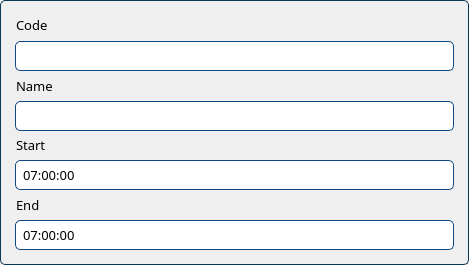
<?xml version="1.0" encoding="UTF-8"?>
<ui version="4.0">
 <class>w_class_item</class>
 <widget class="QWidget" name="w_class_item">
  <property name="geometry">
   <rect>
    <x>0</x>
    <y>0</y>
    <width>469</width>
    <height>265</height>
   </rect>
  </property>
  <property name="minimumSize">
   <size>
    <width>0</width>
    <height>265</height>
   </size>
  </property>
  <property name="maximumSize">
   <size>
    <width>16777215</width>
    <height>265</height>
   </size>
  </property>
  <property name="styleSheet">
   <string notr="true">QWidget#w_class_item {
  padding: 1px 5px;
  border: 1px solid #083654;
  border-radius: 5px;
}

QTimeEdit,
QLineEdit {
  	padding: 1px 5px;
  	border: 1px solid #0e4884;
  	border-radius: 5px;
}

QPushButton {
  padding: 5px;
  border: 1px solid #0e4884;
  background-color: #0e4884;
}

QLineEdit:focus,
QLineEdit:hover,
QPushButton:focus,
QPushButton:hover {
  border: 1px solid #256eff;
  outline: none;
}

QPushButton:pressed {
  background-color: #072f49;
}
</string>
  </property>
  <layout class="QVBoxLayout" name="verticalLayout_2">
   <property name="spacing">
    <number>0</number>
   </property>
   <property name="leftMargin">
    <number>0</number>
   </property>
   <property name="topMargin">
    <number>0</number>
   </property>
   <property name="rightMargin">
    <number>0</number>
   </property>
   <property name="bottomMargin">
    <number>0</number>
   </property>
   <item>
    <widget class="QWidget" name="widget" native="true">
     <layout class="QVBoxLayout" name="verticalLayout">
      <property name="leftMargin">
       <number>15</number>
      </property>
      <property name="topMargin">
       <number>15</number>
      </property>
      <property name="rightMargin">
       <number>15</number>
      </property>
      <property name="bottomMargin">
       <number>15</number>
      </property>
      <item>
       <layout class="QHBoxLayout" name="horizontalLayout_39">
        <property name="spacing">
         <number>0</number>
        </property>
        <property name="sizeConstraint">
         <enum>QLayout::SetMinimumSize</enum>
        </property>
        <item>
         <widget class="QLabel" name="label_45">
          <property name="sizePolicy">
           <sizepolicy hsizetype="Preferred" vsizetype="Expanding">
            <horstretch>0</horstretch>
            <verstretch>0</verstretch>
           </sizepolicy>
          </property>
          <property name="font">
           <font>
            <family>Barlow</family>
            <pointsize>10</pointsize>
           </font>
          </property>
          <property name="text">
           <string>Code</string>
          </property>
          <property name="indent">
           <number>1</number>
          </property>
         </widget>
        </item>
        <item>
         <spacer name="horizontalSpacer_31">
          <property name="orientation">
           <enum>Qt::Horizontal</enum>
          </property>
          <property name="sizeHint" stdset="0">
           <size>
            <width>40</width>
            <height>20</height>
           </size>
          </property>
         </spacer>
        </item>
        <item>
         <widget class="QPushButton" name="btn_class_item_close">
          <property name="sizePolicy">
           <sizepolicy hsizetype="Fixed" vsizetype="Fixed">
            <horstretch>0</horstretch>
            <verstretch>0</verstretch>
           </sizepolicy>
          </property>
          <property name="minimumSize">
           <size>
            <width>20</width>
            <height>20</height>
           </size>
          </property>
          <property name="maximumSize">
           <size>
            <width>20</width>
            <height>20</height>
           </size>
          </property>
          <property name="cursor">
           <cursorShape>PointingHandCursor</cursorShape>
          </property>
          <property name="styleSheet">
           <string notr="true">QPushButton{
	border: none;
	border-radius: none;
	background: none;
	background-repeat: none;
	background-image: url(:/icons/close.png);
	background-position: center center;
}

QPushButton:hover{
	background: none;
	background-repeat: none;
	background-image: url(:/icons/close_2.png);
	background-position: center center;
}</string>
          </property>
         </widget>
        </item>
       </layout>
      </item>
      <item>
       <widget class="QLineEdit" name="txt_class_item_code">
        <property name="minimumSize">
         <size>
          <width>0</width>
          <height>30</height>
         </size>
        </property>
        <property name="font">
         <font>
          <family>Barlow</family>
          <pointsize>10</pointsize>
         </font>
        </property>
       </widget>
      </item>
      <item>
       <widget class="QLabel" name="label_41">
        <property name="sizePolicy">
         <sizepolicy hsizetype="Preferred" vsizetype="Fixed">
          <horstretch>0</horstretch>
          <verstretch>0</verstretch>
         </sizepolicy>
        </property>
        <property name="font">
         <font>
          <family>Barlow</family>
          <pointsize>10</pointsize>
         </font>
        </property>
        <property name="text">
         <string>Name</string>
        </property>
        <property name="indent">
         <number>1</number>
        </property>
       </widget>
      </item>
      <item>
       <widget class="QLineEdit" name="txt_class_item_name">
        <property name="minimumSize">
         <size>
          <width>0</width>
          <height>30</height>
         </size>
        </property>
        <property name="font">
         <font>
          <family>Barlow</family>
          <pointsize>10</pointsize>
         </font>
        </property>
       </widget>
      </item>
      <item>
       <widget class="QLabel" name="label_23">
        <property name="sizePolicy">
         <sizepolicy hsizetype="Preferred" vsizetype="Fixed">
          <horstretch>0</horstretch>
          <verstretch>0</verstretch>
         </sizepolicy>
        </property>
        <property name="font">
         <font>
          <family>Barlow</family>
          <pointsize>10</pointsize>
         </font>
        </property>
        <property name="text">
         <string>Start</string>
        </property>
        <property name="indent">
         <number>1</number>
        </property>
       </widget>
      </item>
      <item>
       <widget class="QTimeEdit" name="te_class_start">
        <property name="minimumSize">
         <size>
          <width>0</width>
          <height>30</height>
         </size>
        </property>
        <property name="font">
         <font>
          <family>Barlow</family>
          <pointsize>10</pointsize>
         </font>
        </property>
        <property name="buttonSymbols">
         <enum>QAbstractSpinBox::NoButtons</enum>
        </property>
        <property name="time">
         <time>
          <hour>7</hour>
          <minute>0</minute>
          <second>0</second>
         </time>
        </property>
       </widget>
      </item>
      <item>
       <widget class="QLabel" name="label_24">
        <property name="sizePolicy">
         <sizepolicy hsizetype="Preferred" vsizetype="Fixed">
          <horstretch>0</horstretch>
          <verstretch>0</verstretch>
         </sizepolicy>
        </property>
        <property name="font">
         <font>
          <family>Barlow</family>
          <pointsize>10</pointsize>
         </font>
        </property>
        <property name="text">
         <string>End</string>
        </property>
        <property name="indent">
         <number>1</number>
        </property>
       </widget>
      </item>
      <item>
       <widget class="QTimeEdit" name="te_class_end">
        <property name="minimumSize">
         <size>
          <width>0</width>
          <height>30</height>
         </size>
        </property>
        <property name="font">
         <font>
          <family>Barlow</family>
          <pointsize>10</pointsize>
         </font>
        </property>
        <property name="buttonSymbols">
         <enum>QAbstractSpinBox::NoButtons</enum>
        </property>
        <property name="time">
         <time>
          <hour>7</hour>
          <minute>0</minute>
          <second>0</second>
         </time>
        </property>
       </widget>
      </item>
     </layout>
    </widget>
   </item>
  </layout>
 </widget>
 <resources>
  <include location="C:/Users/moral/Desktop/Resources/Resources.qrc"/>
 </resources>
 <connections/>
</ui>
